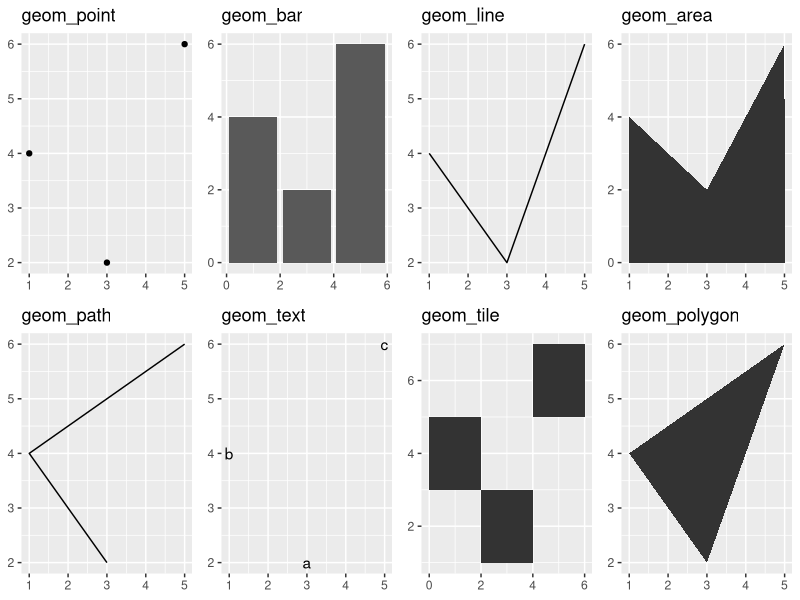
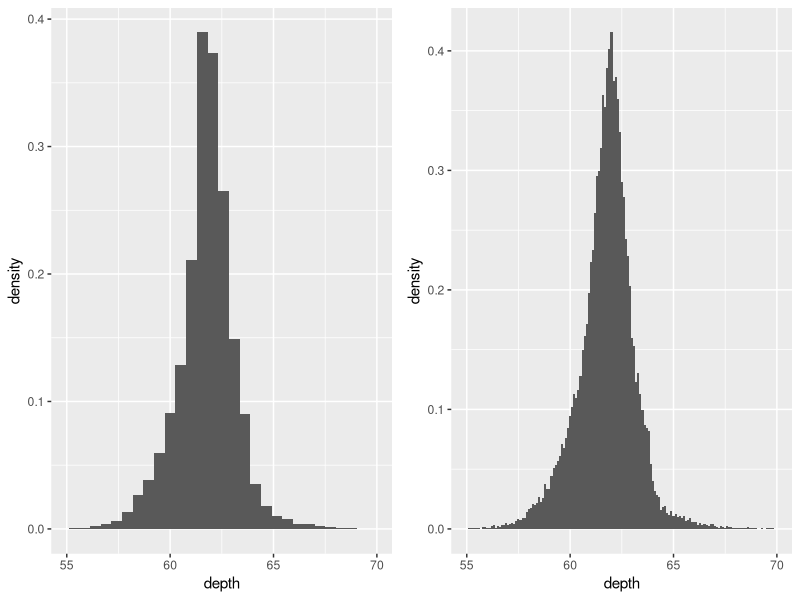
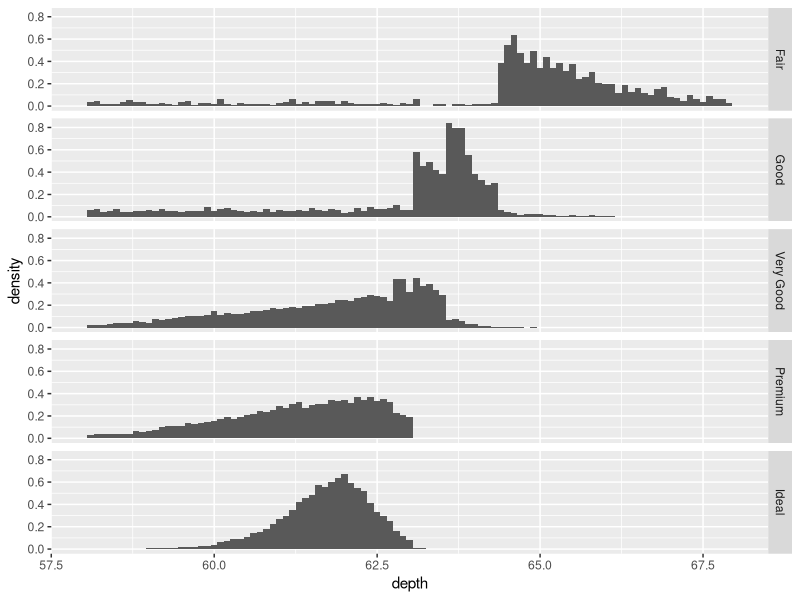
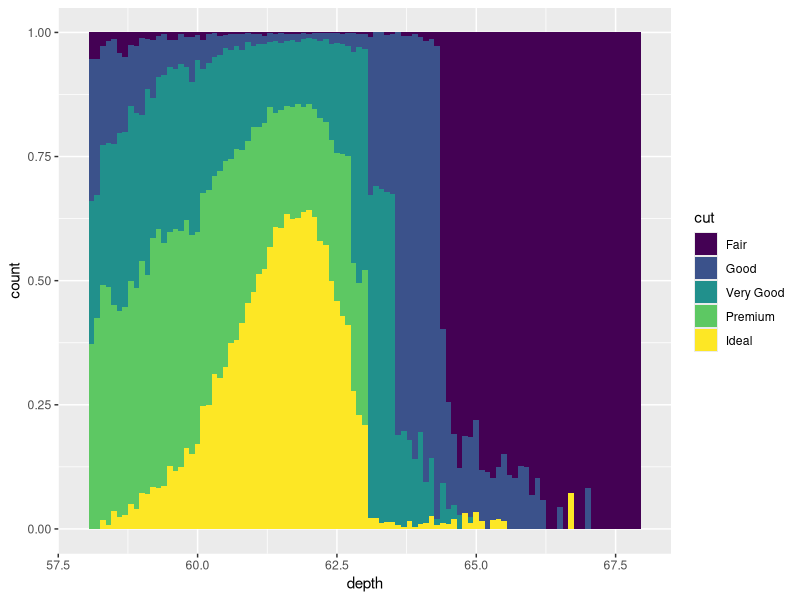
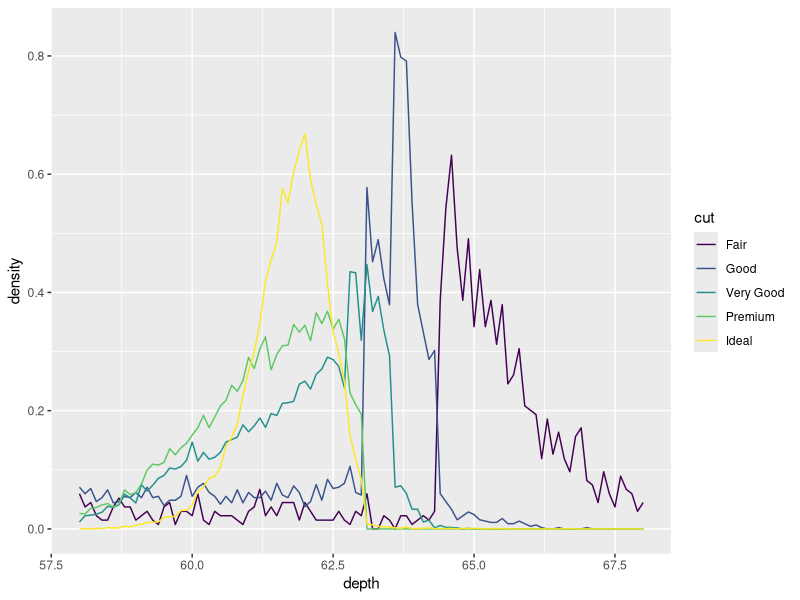
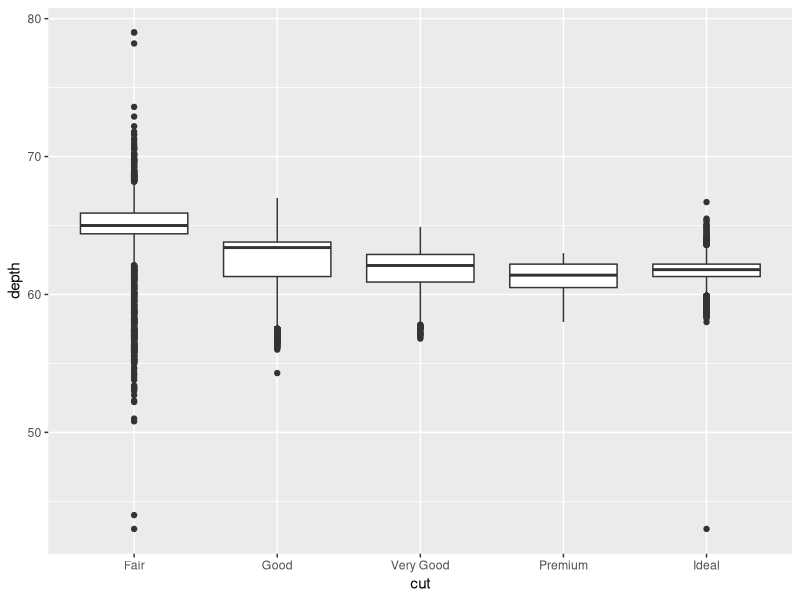
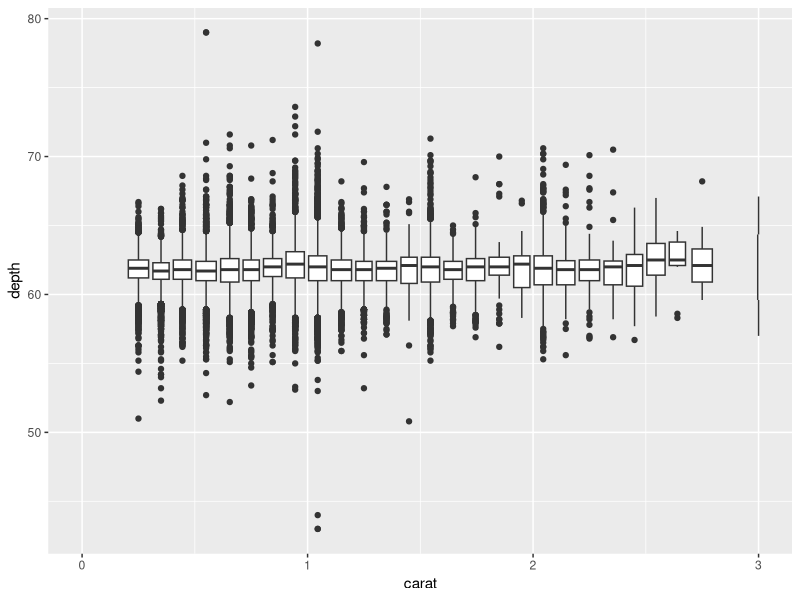
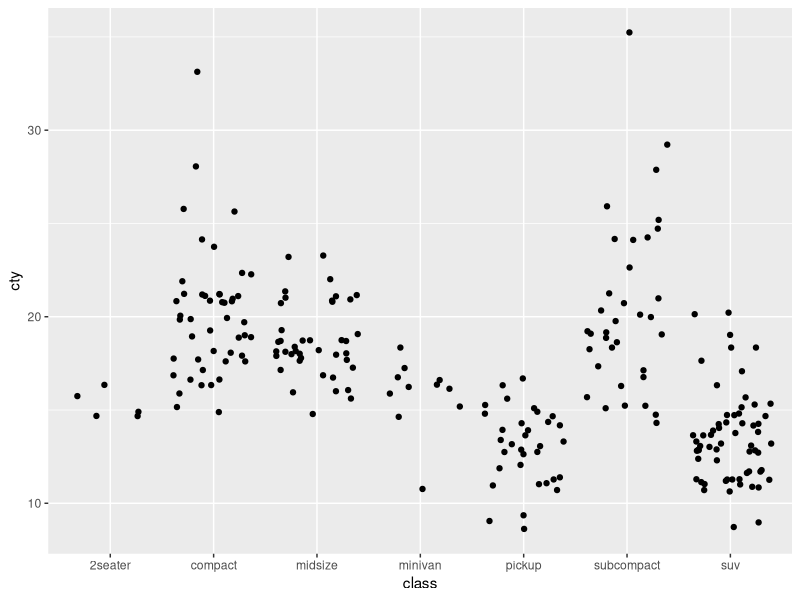

R code for these plots, in order:
## ---- chunk 1
library(ggplot2)
library(gridExtra)
df = data.frame(x=c(3, 1, 5), y=c(2, 4, 6),
                label=c("a", "b", "c"))
p = ggplot(df, aes(x, y, label=label)) + xlab(NULL) + ylab(NULL)
grid.arrange(p + geom_point() + labs(title="geom_point"),
             p + geom_bar(stat="identity") + labs(title="geom_bar"),
             p + geom_line() + labs(title="geom_line"),
             p + geom_area() + labs(title="geom_area"),
             p + geom_path() + labs(title="geom_path"),
             p + geom_text() + labs(title="geom_text"),
             p + geom_tile() + labs(title="geom_tile"),
             p + geom_polygon() + labs(title="geom_polygon"),
             ncol=4)
## ---- chunk 2
p = ggplot(diamonds, aes(depth)) + xlim(55, 70)
grid.arrange(p + geom_histogram(aes(y=..density..)),
             p + geom_histogram(aes(y=..density..), binwidth=0.1),
             ncol=2)
## ---- chunk 3
p = ggplot(diamonds, aes(depth)) + xlim(58, 68)
p + geom_histogram(aes(y=..density..), binwidth=0.1) + facet_grid(cut ~ .)
p + geom_histogram(aes(fill=cut), binwidth=0.1, position="fill")
p + geom_freqpoly(aes(y=..density.., colour=cut), binwidth=0.1)
## ---- chunk 4
# We need plyr for round_any() below. round_any() rounds the first argument 
# number to a multiple of the second argument; floor means that the first
# argument rounds down, rather than up (the default).
library(plyr)
qplot(cut, depth, data=diamonds, geom="boxplot")
qplot(carat, depth, data=diamonds, geom="boxplot", 
      group=round_any(carat, 0.1, floor), xlim=c(0, 3))
## ---- chunk 5
qplot(class, cty, data=mpg, geom="jitter")
qplot(class, drv, data=mpg, geom="jitter")
## ---- chunk 6
qplot(depth, data=diamonds, geom="density", xlim=c(54, 70))
qplot(depth, data=diamonds, geom="density", xlim=c(54, 70), fill=cut, alpha=I(0.2))
## ---- chunk 7
# Two 2000 point samples
df = data.frame(x=rnorm(2000), y=rnorm(2000))
norm = ggplot(df, aes(x, y))
grid.arrange(norm + geom_point() + labs(title="overplot"),
             norm + geom_point(shape=1) + labs(title="hollow"),
             norm + geom_point(shape=".") + labs(title="small"),
             ncol = 3)
## ---- chunk 8
# Same examples as before, but we need the scales library to use alpha()
library(scales)
grid.arrange(norm + geom_point(colour=alpha("black", 1/3)) + labs(title="1/3"),
             norm + geom_point(colour=alpha("black", 1/5)) + labs(title="1/5"),
             norm + geom_point(colour=alpha("black", 1/10)) + labs(title="1/10"),
             ncol = 3)
## ---- chunk 9
td = ggplot(diamonds, aes(table, depth)) + xlim(50, 70) + ylim(50, 70)
jit = position_jitter(width=0.5)   # Set jitter to 0.5 (absolute value)
grid.arrange(td + geom_point() + labs(title="geom_point"),
             td + geom_jitter() + labs(title="geom_jitter"),
             td + geom_jitter(position=jit) + labs(title="geom_jitter"),
             td + geom_jitter(position=jit, colour=alpha("black", 1/10)) + labs(title="geom_jitter, 1/10"),
             td + geom_jitter(position=jit, colour=alpha("black", 1/50)) + labs(title="geom_jitter, 1/50"),
             td + geom_jitter(position=jit, colour=alpha("black", 1/200)) + labs(title="geom_jitter, 1/200"),
             ncol = 3)
## ---- chunk 10
# To use stat_binhex() we need the hexbin library
library(hexbin)
d = ggplot(diamonds, aes(carat, price)) + xlim(1, 3) + theme(legend.position="none")
grid.arrange(d + stat_bin2d() + labs(title="stat_bin2d"),
             d + stat_bin2d(bins=10) + labs(title="bins=10"),
             d + stat_bin2d(binwidth=c(0.02, 200)) + labs(title="c(0.02, 200)"),
             d + stat_binhex() + labs(title="stat_binhex"),
             d + stat_binhex(bins=10) + labs(title="bins=10"),
             d + stat_binhex(binwidth=c(0.02, 200)) + labs(title="binwidth=c(0.02, 200)"),
             ncol = 3)
## ---- chunk 11
d = ggplot(diamonds, aes(carat, price)) + xlim(1, 3) + theme(legend.position="none")
grid.arrange(d + geom_point() + geom_density2d() + labs(title="contours"),
             d + stat_density2d(geom="point", aes(size=..density..), contour=F) + labs(title="size proportional"),
             d + stat_density2d(geom="tile", aes(fill=..density..), contour=F) + labs(title="image"),
             last_plot() + scale_fill_gradient(limits=c(1e-5, 8e-4)) + labs(title="contour restriction"),
             ncol = 2)
## ---- chunk 12
library(maps)
data(us.cities)
big_cities = subset(us.cities, pop>5e5)
tx_cities = subset(us.cities, country.etc=="TX")
grid.arrange(qplot(long, lat, data=big_cities) + borders("state", size=0.5) + labs(title="large US cities"),
             ggplot(tx_cities, aes(long, lat)) + borders("county", "texas", colour="grey70") + geom_point(colour=alpha("black", 0.5)) + labs(title="Texas cities"),
             ncol=2)
## ---- chunk 13
states = map_data("state")
arrests = USArrests
names(arrests) = tolower(names(arrests))
arrests$region = tolower(rownames(USArrests))
choro = merge(states, arrests, by="region")
# Reorder rows so that the original polygon ordering is 
# retained.
choro = choro[order(choro$order),]
grid.arrange(qplot(long, lat, data=choro, group=group, fill=assault, geom="polygon") + labs(title="assault"),
             qplot(long, lat, data=choro, group=group, fill=assault/murder, geom="polygon") + labs(title="assault/murder"),
             ncol=1)
## ---- chunk 14
ia = map_data("county", "iowa")
mid_range = function(x) mean(range(x, na.rm=TRUE))  # function to find the midpoint of a range of values
# ddply() breaks a dataframe up into subsets on the basis of some value,
# applys a function to each subset, and joins the results back into a dataframe
centres = ddply(ia, .(subregion), colwise(mid_range, .(lat, long)))  # Centre point of each county
ggplot(ia, aes(long, lat)) + geom_polygon(aes(group=group), fill=NA, colour="grey60") + geom_text(aes(label=subregion), data=centres, size=2, angle=45)
